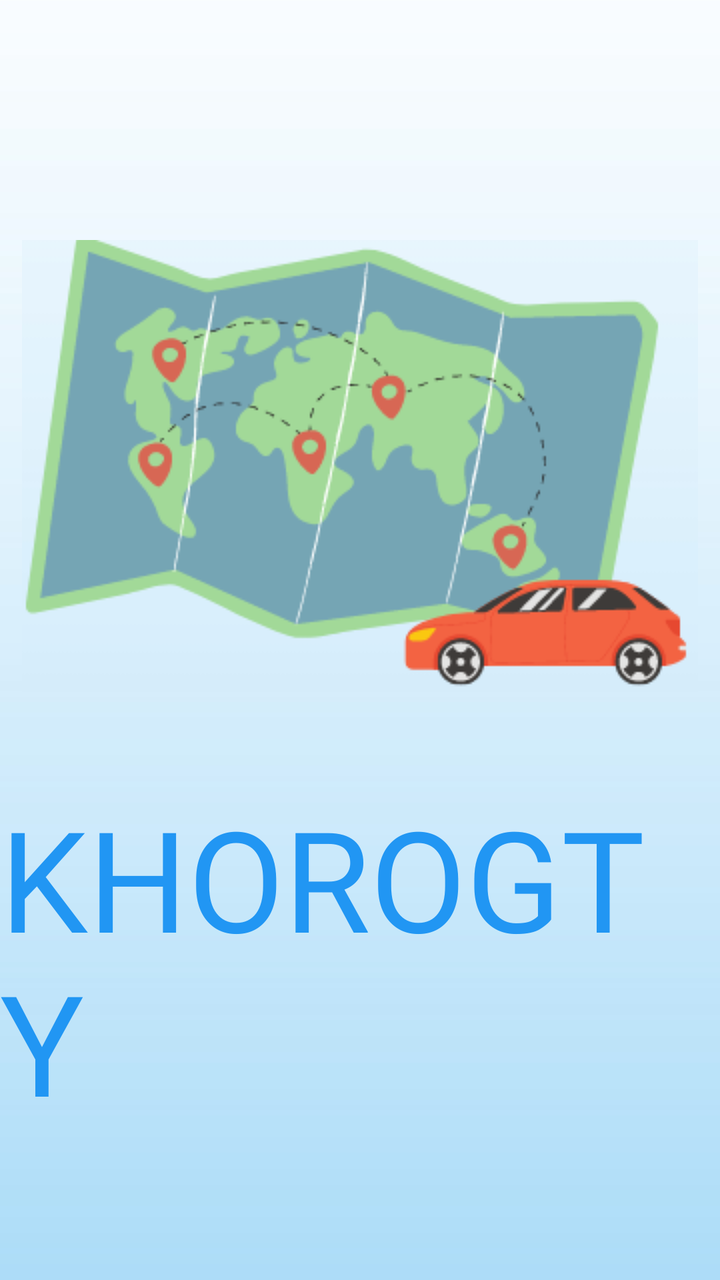
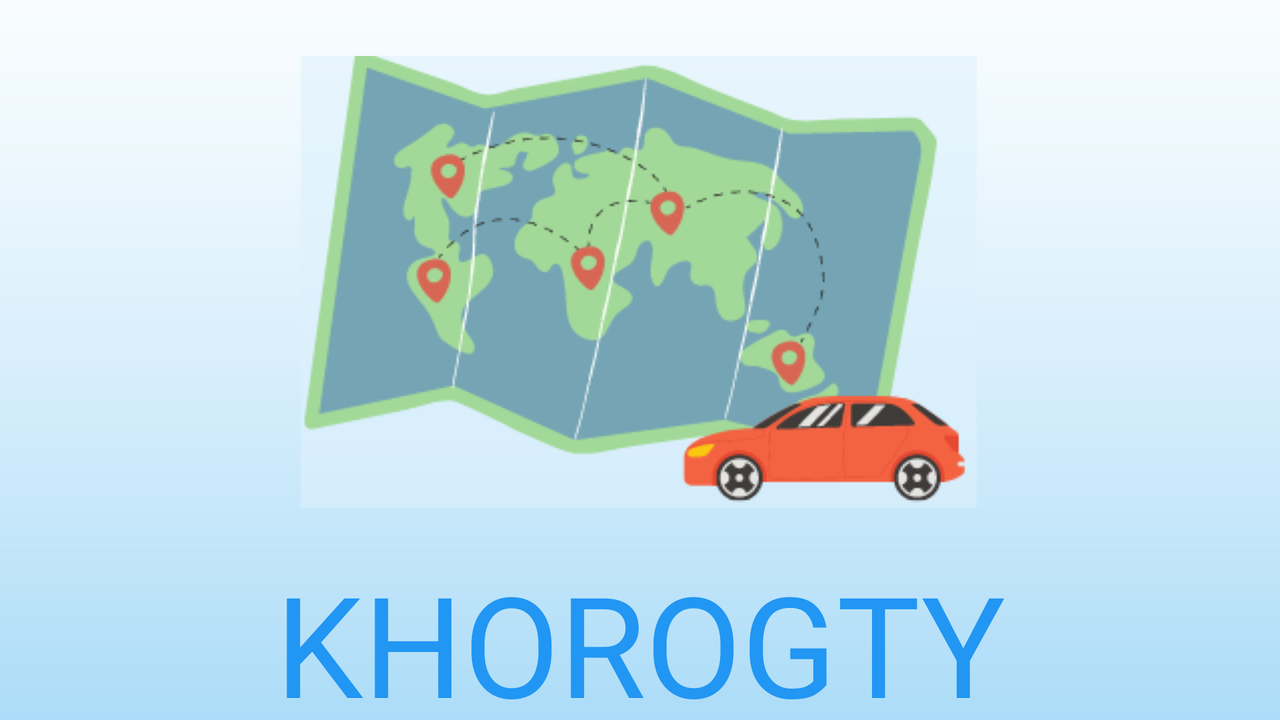

An Android layout and its configuration variant, each rendered on a device that would load it. The default file and the variant file are quoted in full after the pictures.
<!-- AndroidManifest.xml: application theme Theme.TripRemenders -->
<!-- res/layout/activity_splash_screen.xml -->
<?xml version="1.0" encoding="utf-8"?>
<androidx.constraintlayout.widget.ConstraintLayout xmlns:android="http://schemas.android.com/apk/res/android"
    xmlns:app="http://schemas.android.com/apk/res-auto"
    xmlns:tools="http://schemas.android.com/tools"
    android:layout_width="match_parent"
    android:layout_height="match_parent"
    android:background="@drawable/bg_check_type"
    android:gravity="bottom"
    android:orientation="vertical"
    tools:context=".RegistrationActivity">

    <ImageView
        android:id="@+id/splash_img"
        android:layout_width="wrap_content"
        android:layout_height="wrap_content"
        android:layout_gravity="center"
        android:layout_marginTop="120dp"
        android:src="@drawable/modifysplash"
        app:layout_constraintEnd_toEndOf="parent"
        app:layout_constraintHorizontal_bias="0.493"
        app:layout_constraintStart_toStartOf="parent"
        app:layout_constraintTop_toTopOf="parent" />

    <TextView
        android:id="@+id/splash_text"
        android:layout_width="wrap_content"
        android:layout_height="wrap_content"
        android:layout_gravity="center"
        android:layout_marginTop="36dp"
        android:fontFamily="@font/khebrat"
        android:text="@string/khorogty"
        android:textColor="@color/LightBlue"
        android:textSize="70dp"
        app:layout_constraintBottom_toBottomOf="parent"
        app:layout_constraintEnd_toEndOf="parent"
        app:layout_constraintHorizontal_bias="0.497"
        app:layout_constraintStart_toStartOf="parent"
        app:layout_constraintTop_toBottomOf="@+id/splash_img"
        app:layout_constraintVertical_bias="0.124" />


</androidx.constraintlayout.widget.ConstraintLayout>
<!-- resources referenced by this layout -->
<resources>
  <color name="LightBlue">#2196F3</color>
  <!-- drawable bg_check_type: png bitmap (drawable-hdpi, 4475 bytes) -->
  <!-- drawable modifysplash: png bitmap (drawable-v24, 25085 bytes) -->
  <string name="khorogty">KHOROGTY</string>
  <style name="Theme.TripRemenders" parent="Theme.MaterialComponents.DayNight.NoActionBar">
          
          <item name="colorPrimary">@color/primary</item>
          <item name="colorPrimaryVariant">@color/primary_dark</item>
          <item name="colorOnPrimary">@color/white</item>
          
          <item name="colorSecondary">@color/primary</item>
          <item name="colorSecondaryVariant">@color/primary_dark</item>
          <item name="colorOnSecondary">@color/black</item>
          
          <item name="android:statusBarColor" tools:targetApi="l">?attr/colorPrimaryVariant</item>
          
  
  
  
      </style>
  <color name="primary">#2196F3</color>
  <color name="primary_dark">#1976D2</color>
  <color name="white">#FFFFFFFF</color>
  <color name="black">#FF000000</color>
</resources>
<!-- res/layout-land/activity_splash_screen.xml (the repository's variant of the layout above) -->
<!-- drawn on the phone turned sideways -->
<?xml version="1.0" encoding="utf-8"?>
<androidx.constraintlayout.widget.ConstraintLayout xmlns:android="http://schemas.android.com/apk/res/android"
    xmlns:app="http://schemas.android.com/apk/res-auto"
    xmlns:tools="http://schemas.android.com/tools"
    android:layout_width="match_parent"
    android:layout_height="match_parent"
    android:background="@drawable/bg_check_type"
    android:gravity="bottom"
    android:orientation="vertical"
    tools:context=".RegistrationActivity">

    <ImageView
        android:id="@+id/splash_img"
        android:layout_width="wrap_content"
        android:layout_height="wrap_content"
        android:layout_gravity="center"

        android:layout_marginTop="28dp"
        android:src="@drawable/modifysplash"
        app:layout_constraintEnd_toEndOf="parent"
        app:layout_constraintHorizontal_bias="0.498"
        app:layout_constraintStart_toStartOf="parent"
        app:layout_constraintTop_toTopOf="parent" />

    <TextView
        android:id="@+id/splash_text"
        android:layout_width="wrap_content"
        android:layout_height="wrap_content"
        android:layout_gravity="center"
        android:layout_marginTop="21dp"
        android:fontFamily="@font/khebrat"
        android:text="@string/khorogty"
        android:textColor="@color/LightBlue"
        android:textSize="70dp"
        app:layout_constraintEnd_toEndOf="parent"
        app:layout_constraintStart_toStartOf="parent"
        app:layout_constraintTop_toBottomOf="@+id/splash_img" />


</androidx.constraintlayout.widget.ConstraintLayout>
